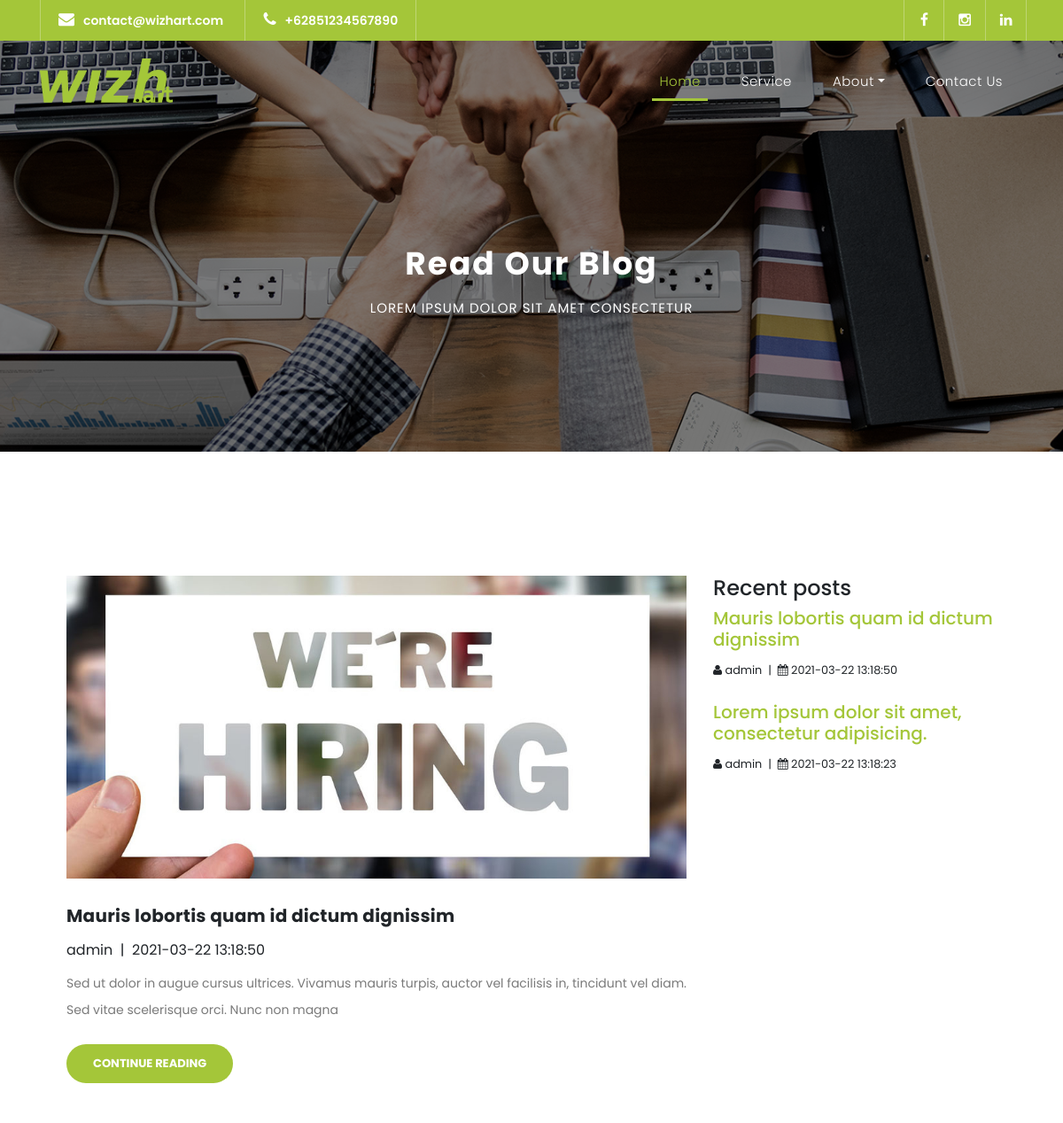
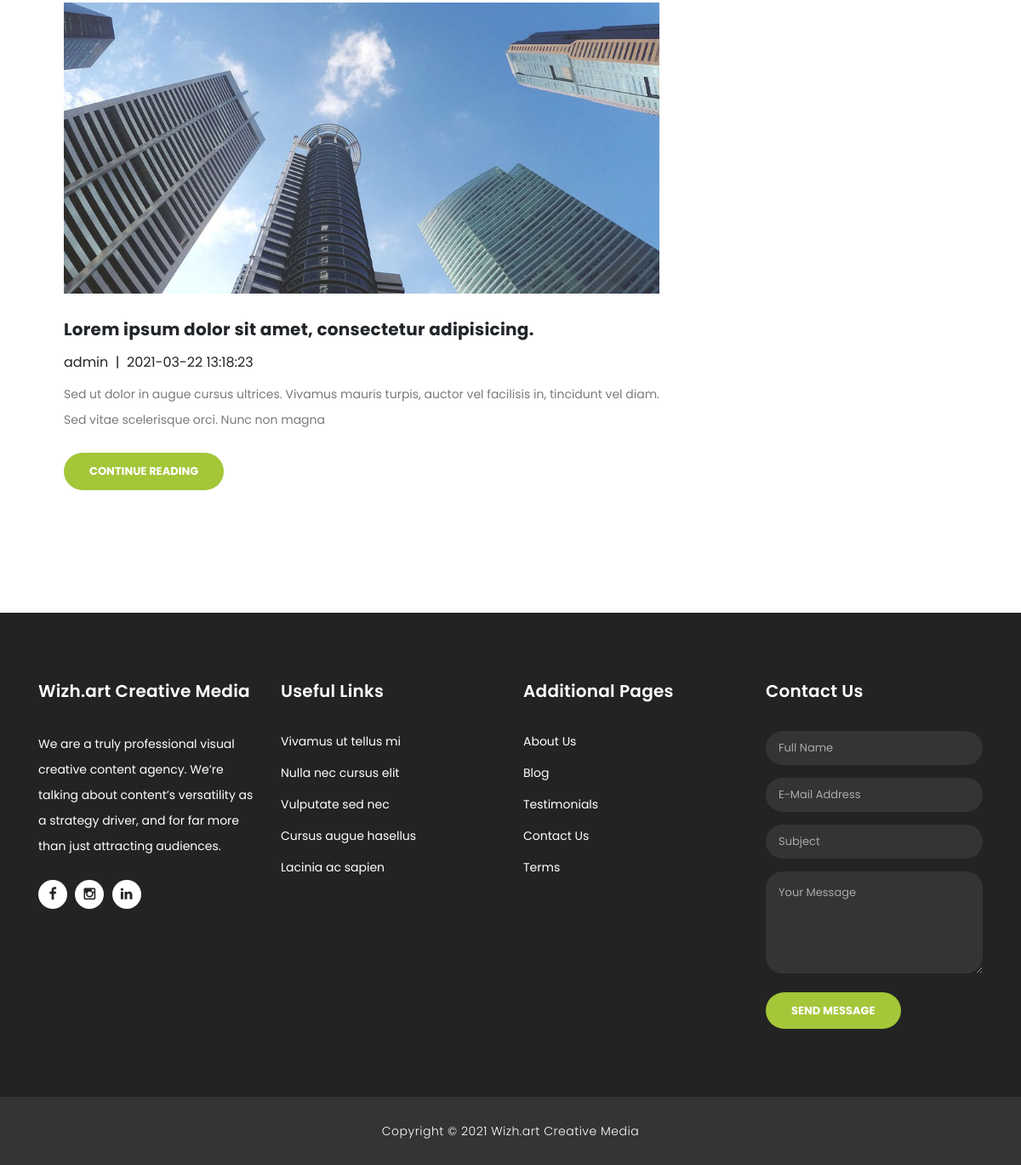
Screenshot of /blog.php with the database file from the repository (2 pictures, top to bottom).
### tables this page shows
CREATE TABLE `settings` (
  `id` int(11) NOT NULL,
  `title` varchar(50) NOT NULL,
  `description` text NOT NULL,
  `email` varchar(50) NOT NULL,
  `email_text` varchar(100) NOT NULL,
  `phone` varchar(15) NOT NULL,
  `phone_text` varchar(100) NOT NULL,
  `location` varchar(100) NOT NULL,
  `location_text` varchar(100) NOT NULL,
  `maps` text NOT NULL,
  `facebook` varchar(50) NOT NULL,
  `instagram` varchar(50) NOT NULL,
  `linkedin` varchar(50) NOT NULL
);

CREATE TABLE `blogs` (
  `id` int(11) NOT NULL,
  `user_id` int(11) NOT NULL,
  `images` varchar(40) NOT NULL,
  `title` varchar(100) NOT NULL,
  `content_preview` varchar(150) NOT NULL,
  `content` text NOT NULL,
  `views` bigint(20) NOT NULL DEFAULT 0,
  `created_at` timestamp NOT NULL DEFAULT current_timestamp()
);

CREATE TABLE `users` (
  `id` int(11) NOT NULL,
  `username` varchar(30) NOT NULL,
  `password` varchar(32) NOT NULL
);

### includes/config.php (called while the page is built, shortened)
<?php
$dbhost = "localhost";
$dbname = "wizhart";
$dbuser = "root";
$dbpass = "";

### control/includes/mysqlbase.php (called while the page is built, shortened)
<?php
    class MySQLBase {
        protected $connection;
        public function __construct($hostname, $database, $username, $password) {
            $this->connection = new mysqli($hostname, $username, $password, $database);
        }
        public function query($query) {
            $result = $this->connection->query($query);
            return $result;
        }
        public function getBy($tableName, $keyWhere, $valueWhere) {
            $query = "SELECT * FROM " . $tableName . " WHERE " . $keyWhere . " = " . $valueWhere;
            $result = $this->connection->query($query);
            return $result;
        }
    }

### blog.php (the view, shortened to what this page needs)
<!DOCTYPE html>
<html lang="en">
  <head>
    <link href="vendor/bootstrap/css/bootstrap.min.css" rel="stylesheet">
    <link rel="stylesheet" href="assets/css/fontawesome.css">
    <link rel="stylesheet" href="assets/css/style.css">
    <link rel="stylesheet" href="assets/css/owl.css">
  </head>
  <body>
    <?php
      include_once("includes/header.php")
    ?>
    <div class="page-heading header-text">
      <div class="container">
        <div class="row">
          <div class="col-md-12">
            <h1>Read our Blog</h1>
            <span>Lorem ipsum dolor sit amet consectetur</span>
          </div>
        </div>
      </div>
    </div>
    <div class="single-services">
      <div class="container">
        <div class="row">
          <div class="col-md-8">
            <section class='tabs-content'>
              <?php
                $recentBlogs = $db->query("select * from blogs order by id desc limit 3");
                foreach ($recentBlogs as $rb) {
                $usernameTemp = $db->getBy("users", 'id', $rb['user_id']);
                $username = $usernameTemp->fetch_object()->username;
              ?>
              <article id='tabs-1'>
                <img src="assets/images/blogs/<?= $rb['images'] ?>" alt="">
                <h4><a href="blog-details.html"><?= $rb['title'] ?></a></h4>
                <div style="margin-bottom:10px;">
                  <span><?= $username ?> &nbsp;|&nbsp; <?= $rb['created_at'] ?></span>
                </div>
                <p><?= $rb['content_preview'] ?></p>
                <br>
                <div>
                  <a href="blog-details.php?id=<?= $rb['id'] ?>" class="filled-button">Continue Reading</a>
                </div>
              </article>
              <br><br>
              <?php } ?>
            </section>
          </div>
          <div class="col-md-4">
              <h4 class="h4">Recent posts</h4>
              <ul>
                  <?php
                    $recentBlogs = $db->query("select * from blogs order by id desc limit 3");
                    foreach ($recentBlogs as $rb) {
                    $usernameTemp = $db->getBy("users", 'id', $rb['user_id']);
                    $username = $usernameTemp->fetch_object()->username;
                  ?>
                  <li>
                      <h5 style="margin-bottom:10px;"><a href="blog-details.php?id=<?= $rb['id'] ?>"><?= $rb['title'] ?></a></h5>
                      <small><i class="fa fa-user"></i> <?= $username ?> &nbsp;|&nbsp; <i class="fa fa-calendar"></i> <?= $rb['created_at'] ?></small>
                  </li>
                  <li><br></li>
                  <?php } ?>
              </ul>
          </div>
        </div>
      </div>
    </div>
    <br>
    <br>
    <br>
    <br>
    <?php
      include_once("includes/footer.php")
    ?>
  </body>
</html>

### includes/header.php (shortened to what this page needs)
<?php
    include_once("includes/config.php");
    include_once("control/includes/mysqlbase.php");
    $db = new MySQLBase($dbhost, $dbname, $dbuser, $dbpass);
    $result = $db->getBy("settings", 'id', 1);
    $include = $result->fetch_object();
?>
<div class="sub-header">
    <div class="container">
    <div class="row">
        <div class="col-md-8 col-xs-12">
        <ul class="left-info">
            <li><a target="_BLANK" href="mailto:<?= $include->email ?>"><i class="fa fa-envelope"></i><?= $include->email ?></a></li>
            <li><a target="_BLANK" href="https://wa.me/<?= $include->phone ?>"><i class="fa fa-phone"></i><?= $include->phone ?></a></li>
        </ul>
        </div>
        <div class="col-md-4">
        <ul class="right-icons">
            <li><a href="<?= $include->facebook ?>"><i class="fa fa-facebook"></i></a></li>
            <li><a href="<?= $include->instagram ?>"><i class="fa fa-instagram"></i></a></li>
            <li><a href="<?= $include->linkedin ?>"><i class="fa fa-linkedin"></i></a></li>
        </ul>
        </div>
    </div>
    </div>
</div>
<header class="">
    <nav class="navbar navbar-expand-lg">
    <div class="container">
        <a href="index.php">
            <img src="assets/images/wizh2.png" alt="" style="width:150px">
        </a>
        <div class="collapse navbar-collapse" id="navbarResponsive">
        <ul class="navbar-nav ml-auto">
            <li class="nav-item active">
            <a class="nav-link" href="index.php">Home
            </a>
            </li>
            <li class="nav-item">
            <a class="nav-link" href="jobs.php">Service</a>
            </li>
            <li class="nav-item dropdown">
            <a class="dropdown-toggle nav-link" data-toggle="dropdown" href="#" role="button" aria-haspopup="true" aria-expanded="false">About</a>
            </li>
            <li class="nav-item">
            <a class="nav-link" href="contact.php">Contact Us</a>
            </li>
        </ul>
        </div>
    </div>
    </nav>
</header>

### assets/css/style.css (style rules this page uses)
body { font-family: 'Poppins', sans-serif; overflow-x: hidden; text-rendering: optimizeLegibility; -webkit-font-smoothing: antialiased; -moz-osx-font-smoothing: grayscale; }
p { margin-bottom: 0px; font-size: 14px; color: #666666; line-height: 30px; }
a { text-decoration: none!important; }
ul { padding: 0; margin: 0; list-style: none; }
h1,h2,h3,h4,h5,h6 { margin: 0px; }
a.filled-button { background-color: #a4c639; color: #fff; font-size: 13px; text-transform: uppercase; font-weight: 700; padding: 12px 30px; border-radius: 30px; display: inline-block; transition: all 0.3s; }
.sub-header { background-color: #a4c639; height: 46px; line-height: 46px; }
.sub-header ul li { display: inline-block; }
.sub-header ul.left-info li { border-left: 1px solid rgba(250,250,250,0.3); padding: 0px 20px; }
.sub-header ul.left-info li:last-child { border-right: 1px solid rgba(250,250,250,0.3); }
.sub-header ul.left-info li i { margin-right: 10px; font-size: 18px; }
.sub-header ul.left-info li a { color: #fff; font-size: 14px; font-weight: 600; }
.sub-header ul.right-icons { float: right; }
.sub-header ul.right-icons li { margin-right: -4px; width: 46px; display: inline-block; text-align: center; border-right: 1px solid rgba(250,250,250,0.3); }
.sub-header ul.right-icons li:first-child { border-left: 1px solid rgba(250,250,250,0.3); }
.sub-header ul.right-icons li a { color: #fff; transition: all 0.3s; }
header { position: absolute; z-index: 99999; width: 100%; background-color: transparent!important; height: 80px; -webkit-transition: all 0.3s ease-in-out 0s; -moz-transition: all 0.3s ease-in-out 0s; -o-transition: all 0.3s ease-in-out 0s; transition: all 0.3s ease-in-out 0s; }
header .navbar { padding: 20px 0px; }
#navbarResponsive { z-index: 999; }
.navbar-collapse { text-align: center; }
.navbar .navbar-nav .nav-item { margin: 0px 15px; }
.navbar .navbar-nav a.nav-link { text-transform: capitalize; font-size: 15px; font-weight: 300; letter-spacing: 0.5px; color: #fff; transition: all 0.5s; margin-top: 5px; }
.navbar .navbar-nav .nav-link:hover, .navbar .navbar-nav .active>.nav-link, .navbar .navbar-nav .nav-link.active, .navbar .navbar-nav .nav-link.show, .navbar .navbar-nav .show>.nav-link { color: #a4c639; border-bottom: 3px solid #a4c639; }
*, *:before, *:after { -webkit-box-sizing: border-box; box-sizing: border-box; -webkit-font-smoothing: antialiased; -moz-osx-font-smoothing: grayscale; }
.page-heading { text-align: center; background-image: url(../images/banner-image-1-1920x500.jpg); background-position: center center; background-repeat: no-repeat; background-size: cover; padding: 230px 0px 150px 0px; color: #fff; position: relative; }
.page-heading .container { position: relative; z-index: 2; }
.page-heading:before { content: ''; position: absolute; top: 0; left: 0; right: 0; bottom: 0; background-color: rgba(0,0,0,0.5); z-index: 1; }
.page-heading h1 { text-transform: capitalize; font-size: 36px; font-weight: 700; letter-spacing: 2px; margin-bottom: 18px; }
.page-heading span { font-size: 15px; text-transform: uppercase; letter-spacing: 1px; color: #fff; display: block; }
.single-services { margin-top: 140px; }
.tabs-content { margin-left: 30px; text-align: left; display: inline-block; transition: all 0.3s; }
.tabs-content img { max-width: 100%; overflow: hidden; }
.tabs-content h4 { font-size: 20px; font-weight: 700; letter-spacing: 0.25px; margin-bottom: 15px; margin-top: 30px; }
.tabs-content h4 a { color: inherit; }
.tabs-content p { font-size: 14px; color: #7a7a7a; margin-bottom: 0px; }
h5 a { color: #a4c639; }

### rows the page displays
settings: email "contact@wizhart.com", phone "+62851234567890"
blogs: images (picture), title "Mauris lobortis quam id dictum dignissim", user.username "admin", created_at "2021-03-22 13:18:50", content_preview "Sed ut dolor in augue cursus ultrices. Vivamus mauris turpis, auctor vel facilisis in, tincidunt vel diam. Sed vitae scelerisque orci. Nunc non magna"
blogs: images (picture), title "Lorem ipsum dolor sit amet, consectetur adipisicing.", user.username "admin", created_at "2021-03-22 13:18:23", content_preview "Sed ut dolor in augue cursus ultrices. Vivamus mauris turpis, auctor vel facilisis in, tincidunt vel diam. Sed vitae scelerisque orci. Nunc non magna"
